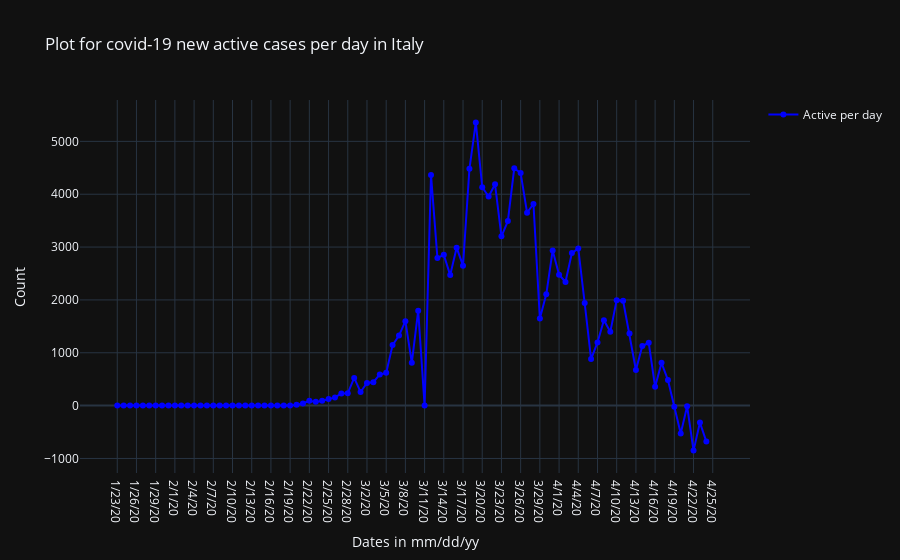

This figure's notebook cell:
### Code cell
active_fig.show()

### Figure 1 — Plotly figure (JSON) as saved in the notebook; plotly's stock layout.template omitted (floating-point values rounded to 4 significant figures)
{"data": [{"line": {"color": "blue"}, "mode": "lines+markers", "name": "Active per day", "type": "scatter", "x": ["1/23/20", "1/24/20", "1/25/20", "1/26/20", "1/27/20", "1/28/20", "1/29/20", "1/30/20", "1/31/20", "2/1/20", "2/2/20", "2/3/20", "2/4/20", "2/5/20", "2/6/20", "2/7/20", "2/8/20", "2/9/20", "2/10/20", "2/11/20", "2/12/20", "2/13/20", "2/14/20", "2/15/20", "2/16/20", "2/17/20", "2/18/20", "2/19/20", "2/20/20", "2/21/20", "2/22/20", "2/23/20", "2/24/20", "2/25/20", "2/26/20", "2/27/20", "2/28/20", "2/29/20", "3/1/20", "3/2/20", "3/3/20", "3/4/20", "3/5/20", "3/6/20", "3/7/20", "3/8/20", "3/9/20", "3/10/20", "3/11/20", "3/12/20", "3/13/20", "3/14/20", "3/15/20", "3/16/20", "3/17/20", "3/18/20", "3/19/20", "3/20/20", "3/21/20", "3/22/20", "3/23/20", "3/24/20", "3/25/20", "3/26/20", "3/27/20", "3/28/20", "3/29/20", "3/30/20", "3/31/20", "4/1/20", "4/2/20", "4/3/20", "4/4/20", "4/5/20", "4/6/20", "4/7/20", "4/8/20", "4/9/20", "4/10/20", "4/11/20", "4/12/20", "4/13/20", "4/14/20", "4/15/20", "4/16/20", "4/17/20", "4/18/20", "4/19/20", "4/20/20", "4/21/20", "4/22/20", "4/23/20", "4/24/20", "4/25/20"], "y": [0, 0, 0, 0, 0, 0, 0, 2, 0, 0, 0, 0, 0, 0, 1, 0, 0, 0, 0, 0, 0, 0, 0, 0, 0, 0, 0, 0, 16, 40, 91, 71, 90, 127, 155, 228, 232, 524, 258, 428, 443, 590, 620, 1145, 1326, 1598, 809, 1796, 0, 4365, 2795, 2853, 2470, 2989, 2648, 4480, 5359, 4132, 3957, 4188, 3204, 3491, 4492, 4401, 3651, 3815, 1648, 2107, 2937, 2477, 2339, 2886, 2972, 1941, 880, 1195, 1615, 1396, 1996, 1984, 1363, 675, 1127, 1189, 355, 809, 486, -20, -528, -10, -851, -321, -680, null]}], "layout": {"showlegend": true, "title": {"text": "Plot for covid-19 new active cases per day in Italy"}, "xaxis": {"title": {"text": "Dates in mm/dd/yy"}}, "yaxis": {"title": {"text": "Count"}}}}
